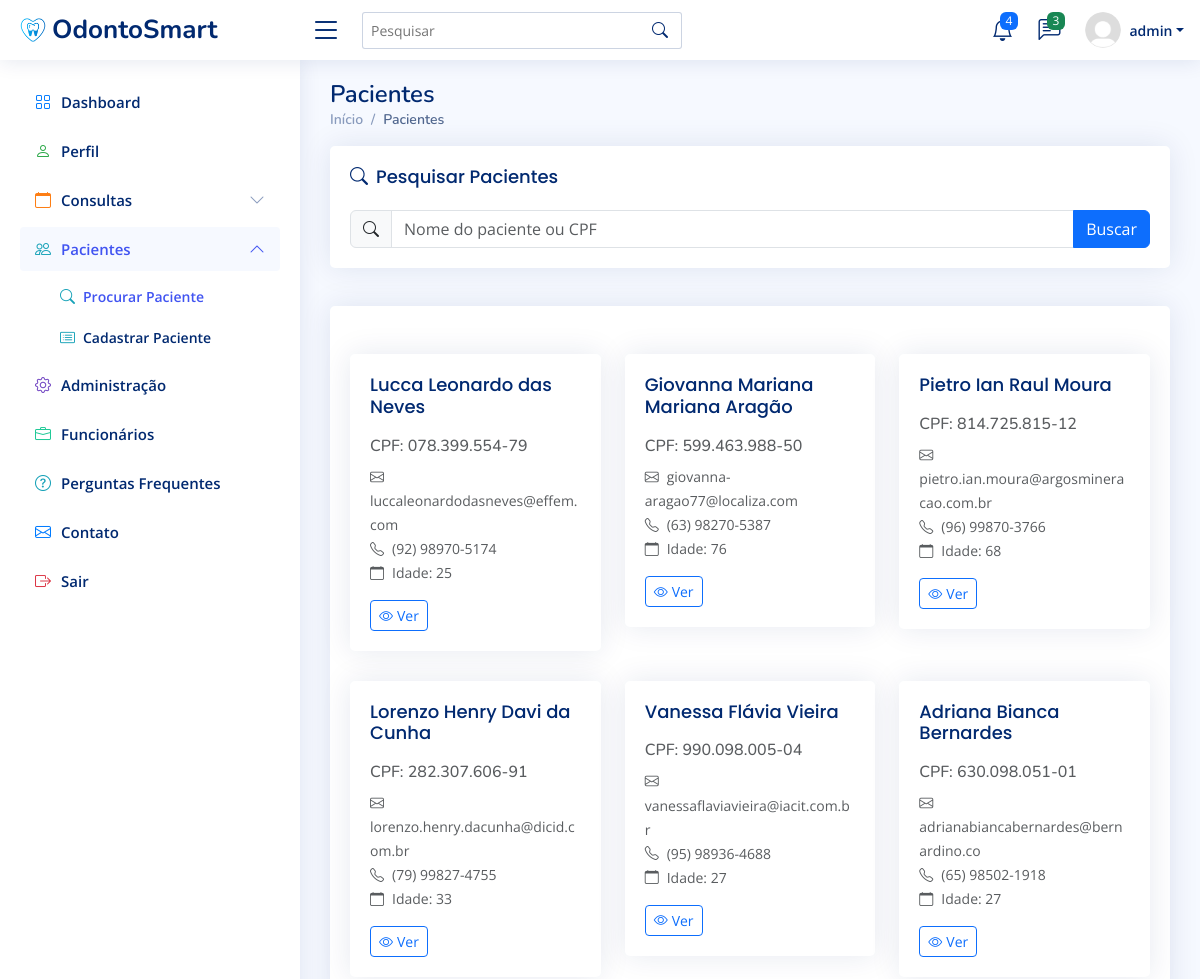
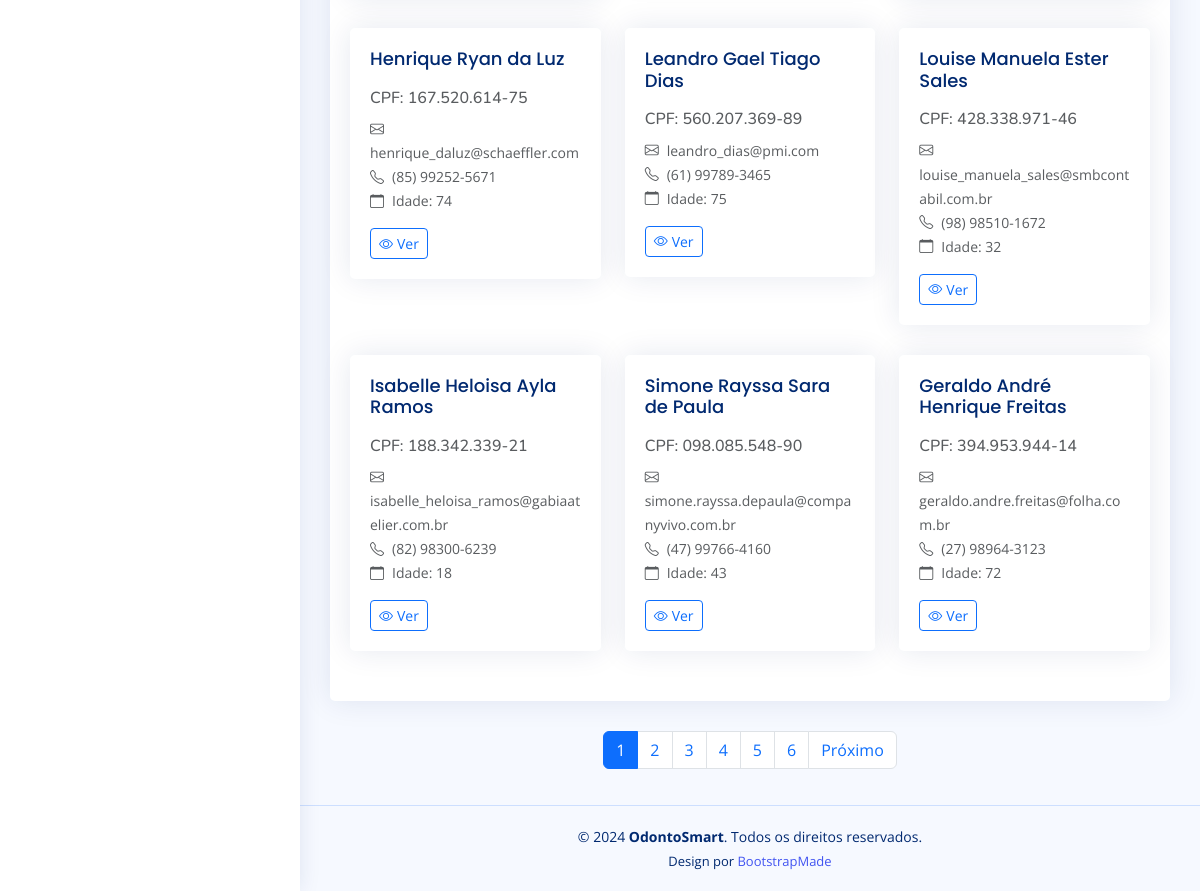
The page /procurar-paciente/ (signed in) on the database as committed earlier (2 pictures, top to bottom).
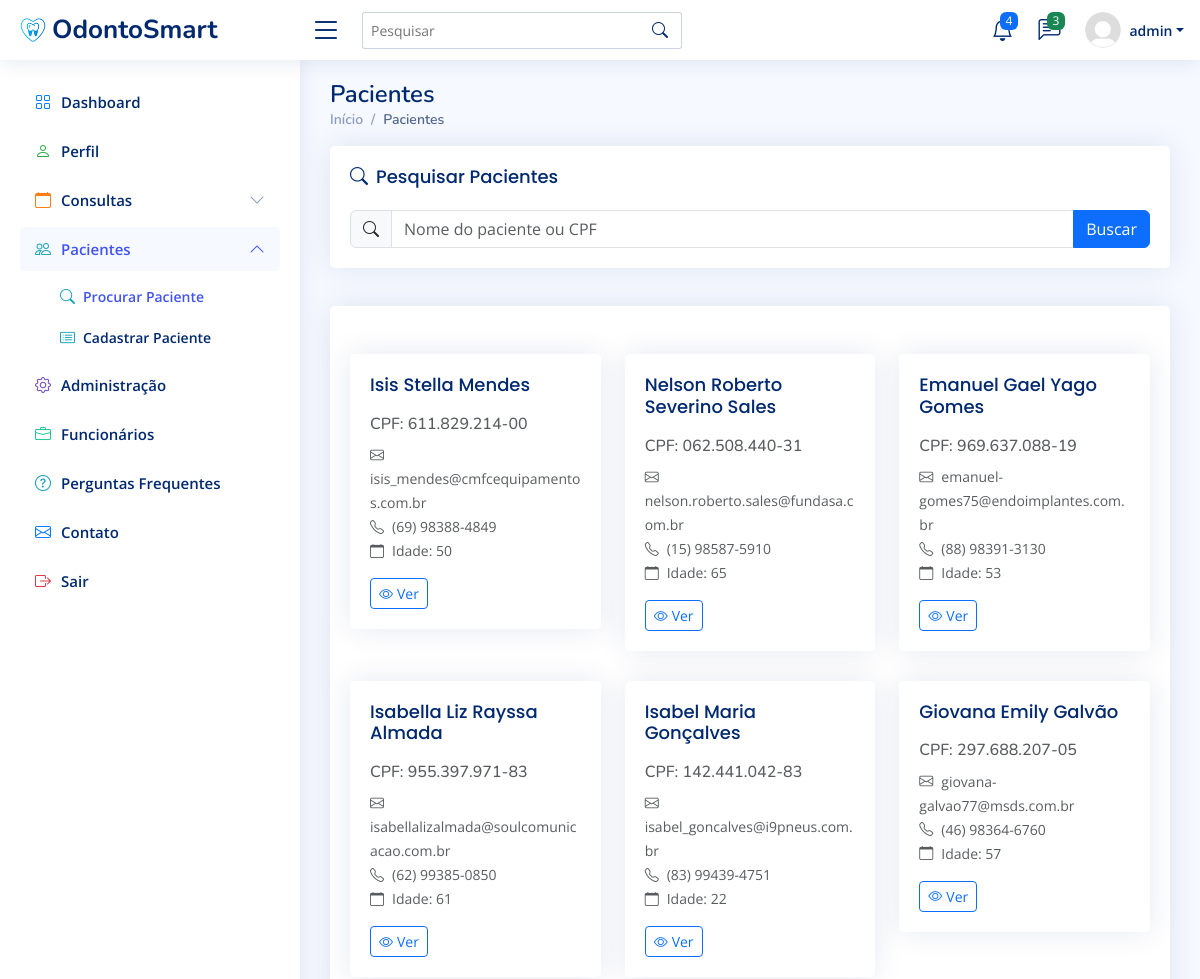
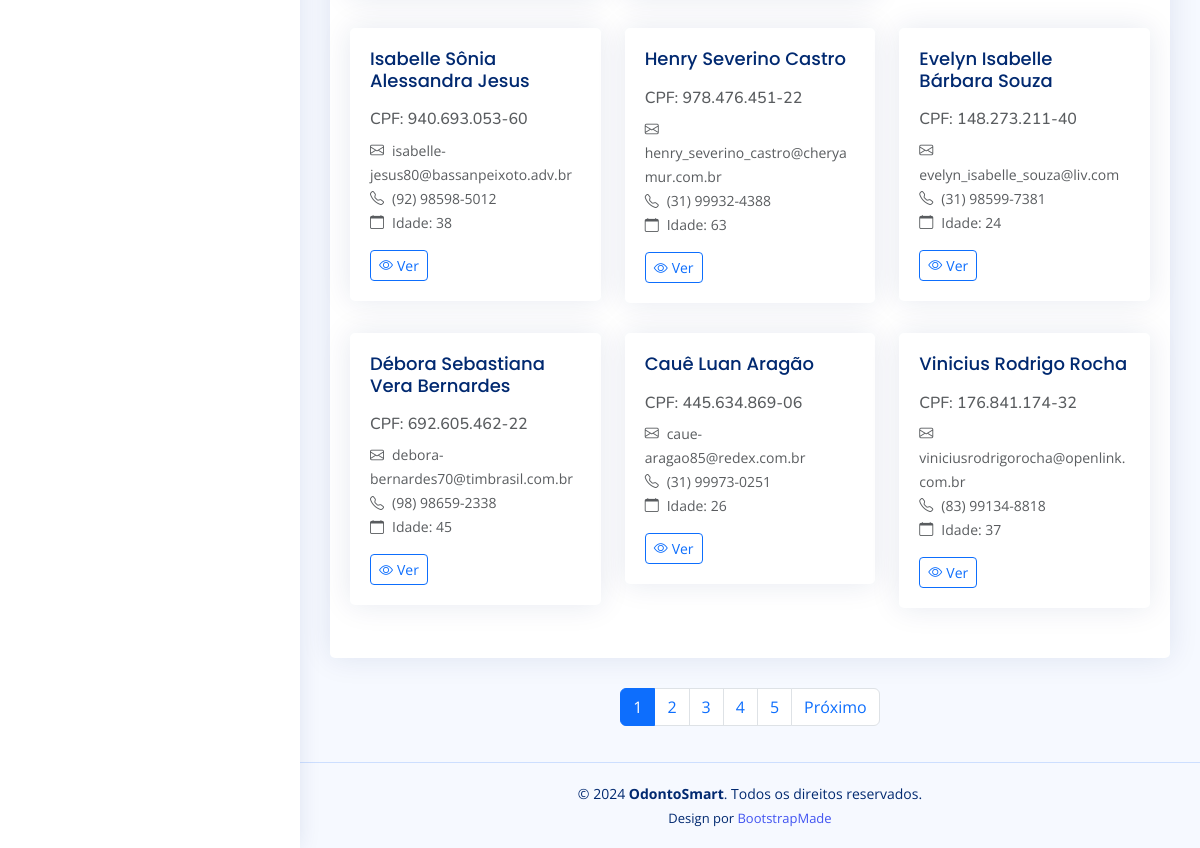
The same page on the database as committed later (2 pictures, top to bottom).
### clinicaMedica/models.py (models this page shows, shortened)
class Paciente(models.Model):
    cpf = models.CharField(max_length=14, unique=True)
    nome = models.CharField(max_length=50, blank=False)
    email = models.EmailField(unique=True, blank=False)
    telefone = models.CharField(max_length=50, blank=False)
    endereco = models.CharField(max_length=50, blank=False)
    data_de_nascimento = models.DateField(verbose_name="Data de Nascimento", blank=False)
    sexo = models.CharField(max_length=9, blank=False)
    estado = models.CharField(max_length=50, blank=False)
    cep = models.CharField(max_length=9, blank=True)
    date_joined = models.DateTimeField(verbose_name="Data do Cadastro", default=timezone.now)
    def calcular_idade(self):
        hoje = date.today()
        return hoje.year - self.data_de_nascimento.year - ((hoje.month, hoje.day) < (self.data_de_nascimento.month, self.data_de_nascimento.day))

### clinicaMedica/views.py (the view)
# urls.py: path('procurar-paciente/', views.procurar_paciente, name='procurar-paciente'),
@login_required
def procurar_paciente(request):
    query = request.GET.get('procurar')
    if query:
        lista_de_pacientes = Paciente.objects.filter(
            nome__icontains=query
            ).union(
                Paciente.objects.filter(cpf__icontains=query)
            ).order_by('-id')
    else:
        lista_de_pacientes = Paciente.objects.all().order_by('-id')  # Ordena os pacientes pelo id em ordem decrescente
    paginator = Paginator(lista_de_pacientes, 12)  # Mostra até 12 pacientes por página
    page_number = request.GET.get('page')
    page_obj = paginator.get_page(page_number)
    return render(request, 'procurar-paciente.html', {'page_obj': page_obj, 'query':query})

### clinicaMedica/models.py (called while the page is built)
    def first_two_names(self):
        parts = self.nome.split()
        if len(parts) == 1:
            name = self.nome
        elif len(parts) == 2:
            name = f"{parts[0]} {parts[1]}"
        else:
            name = f"{parts[0]} {parts[-1]}"
        if hasattr(self, 'dentista'):
            if self.dentista.sexo == 'masculino':
                return f"Dr. {name}"
            else:
                return f"Dra. {name}"
        return name

### clinicaMedica/templates/procurar-paciente.html (shortened to what the changed rows need)
{% load static %}
<!DOCTYPE html>
<html lang="pt-br">
  <head>
    <link
      href="{% static 'vendor/bootstrap/css/bootstrap.min.css' %}"
      rel="stylesheet"
    />
    <link
      href="{% static 'vendor/bootstrap-icons/bootstrap-icons.css' %}"
      rel="stylesheet"
    />
    <link
      href="{% static 'vendor/boxicons/css/boxicons.min.css' %}"
      rel="stylesheet"
    />
    <link href="{% static 'vendor/quill/quill.snow.css' %}" rel="stylesheet" />
    <link
      href="{% static 'vendor/quill/quill.bubble.css' %}"
      rel="stylesheet"
    />
    <link
      href="{% static 'vendor/remixicon/remixicon.css' %}"
      rel="stylesheet"
    />
    <link
      href="{% static 'vendor/simple-datatables/style.css' %}"
      rel="stylesheet"
    />
    <link href="{% static 'css/style.css' %}" rel="stylesheet" />
  </head>
  <body>
    <main id="main" class="main">
      <div class="pagetitle">
        <h1>Pacientes</h1>
      </div>
      <section class="card">
        <div class="card-body">
          <div class="row mt-5" id="patientList">
            {% for paciente in page_obj %}
            <div class="col-md-6 col-lg-4">
              <div class="card patient-card">
                <div class="card-body">
                  <h5 class="card-title">{{ paciente.nome }}</h5>
                  <h6 class="card-subtitle mb-2 text-muted">
                    CPF: {{ paciente.cpf }}
                  </h6>
                  <p class="card-text">
                    <small class="text-muted">
                      <i class="bi bi-envelope me-2"></i>{{ paciente.email }}<br />
                      <i class="bi bi-telephone me-2"></i>{{ paciente.telefone }}<br />
                      <i class="bi bi-calendar me-2"></i>Idade: {{ paciente.calcular_idade }}
                    </small>
                  </p>
                  <div class="d-flex justify-content-between">
                    <a href="#" class="btn btn-outline-primary btn-sm"
                      ><i class="bi bi-eye me-1"></i>Ver</a
                    >
                  </div>
                </div>
              </div>
            </div>
            {% endfor %}
          </div>
        </div>
      </section>
      <nav aria-label="Navegação de página">
        <ul class="pagination justify-content-center">
           {% for num in page_obj.paginator.page_range %}
          <li
            class="page-item {% if page_obj.number == num %}active{% endif %}"
          >
            <a class="page-link" href="?page={{ num }}">{{ num }}</a>
          </li>
          {% endfor %}
        </ul>
      </nav>
    </main>
  </body>
</html>

Rows that differ between the two databases and show on the page:
removed Paciente: nome "Lucca Leonardo das Neves", cpf "078.399.554-79", email "luccaleonardodasneves@effem.com", telefone "(92) 98970-5174", calcular_idade "25"
removed Paciente: nome "Giovanna Mariana Mariana Aragão", cpf "599.463.988-50", email "giovanna-aragao77@localiza.com", telefone "(63) 98270-5387", calcular_idade "76"
removed Paciente: nome "Pietro Ian Raul Moura", cpf "814.725.815-12", email "pietro.ian.moura@argosmineracao.com.br", telefone "(96) 99870-3766", calcular_idade "68"
removed Paciente: nome "Lorenzo Henry Davi da Cunha", cpf "282.307.606-91", email "lorenzo.henry.dacunha@dicid.com.br", telefone "(79) 99827-4755", calcular_idade "33"
removed Paciente: nome "Vanessa Flávia Vieira", cpf "990.098.005-04", email "vanessaflaviavieira@iacit.com.br", telefone "(95) 98936-4688", calcular_idade "27"
removed Paciente: nome "Adriana Bianca Bernardes", cpf "630.098.051-01", email "adrianabiancabernardes@bernardino.co", telefone "(65) 98502-1918", calcular_idade "27"
removed Paciente: nome "Henrique Ryan da Luz", cpf "167.520.614-75", email "henrique_daluz@schaeffler.com", telefone "(85) 99252-5671", calcular_idade "74"
removed Paciente: nome "Leandro Gael Tiago Dias", cpf "560.207.369-89", email "leandro_dias@pmi.com", telefone "(61) 99789-3465", calcular_idade "75"
removed Paciente: nome "Louise Manuela Ester Sales", cpf "428.338.971-46", email "louise_manuela_sales@smbcontabil.com.br", telefone "(98) 98510-1672", calcular_idade "32"
removed Paciente: nome "Isabelle Heloisa Ayla Ramos", cpf "188.342.339-21", email "isabelle_heloisa_ramos@gabiaatelier.com.br", telefone "(82) 98300-6239", calcular_idade "18"
removed Paciente: nome "Simone Rayssa Sara de Paula", cpf "098.085.548-90", email "simone.rayssa.depaula@companyvivo.com.br", telefone "(47) 99766-4160", calcular_idade "43"
removed Paciente: nome "Geraldo André Henrique Freitas", cpf "394.953.944-14", email "geraldo.andre.freitas@folha.com.br", telefone "(27) 98964-3123", calcular_idade "72"
added Paciente: nome "Isis Stella Mendes", cpf "611.829.214-00", email "isis_mendes@cmfcequipamentos.com.br", telefone "(69) 98388-4849", calcular_idade "50"
added Paciente: nome "Nelson Roberto Severino Sales", cpf "062.508.440-31", email "nelson.roberto.sales@fundasa.com.br", telefone "(15) 98587-5910", calcular_idade "65"
added Paciente: nome "Emanuel Gael Yago Gomes", cpf "969.637.088-19", email "emanuel-gomes75@endoimplantes.com.br", telefone "(88) 98391-3130", calcular_idade "53"
added Paciente: nome "Isabella Liz Rayssa Almada", cpf "955.397.971-83", email "isabellalizalmada@soulcomunicacao.com.br", telefone "(62) 99385-0850", calcular_idade "61"
added Paciente: nome "Isabel Maria Gonçalves", cpf "142.441.042-83", email "isabel_goncalves@i9pneus.com.br", telefone "(83) 99439-4751", calcular_idade "22"
added Paciente: nome "Giovana Emily Galvão", cpf "297.688.207-05", email "giovana-galvao77@msds.com.br", telefone "(46) 98364-6760", calcular_idade "57"
added Paciente: nome "Isabelle Sônia Alessandra Jesus", cpf "940.693.053-60", email "isabelle-jesus80@bassanpeixoto.adv.br", telefone "(92) 98598-5012", calcular_idade "38"
added Paciente: nome "Henry Severino Castro", cpf "978.476.451-22", email "henry_severino_castro@cheryamur.com.br", telefone "(31) 99932-4388", calcular_idade "63"
added Paciente: nome "Evelyn Isabelle Bárbara Souza", cpf "148.273.211-40", email "evelyn_isabelle_souza@liv.com", telefone "(31) 98599-7381", calcular_idade "24"
added Paciente: nome "Débora Sebastiana Vera Bernardes", cpf "692.605.462-22", email "debora-bernardes70@timbrasil.com.br", telefone "(98) 98659-2338", calcular_idade "45"
added Paciente: nome "Cauê Luan Aragão", cpf "445.634.869-06", email "caue-aragao85@redex.com.br", telefone "(31) 99973-0251", calcular_idade "26"
now on this page (row edited): Paciente: nome "Vinicius Rodrigo Rocha", cpf "176.841.174-32", email "viniciusrodrigorocha@openlink.com.br", telefone "(83) 99134-8818", calcular_idade "37"
Other text that changed with them:
list line gone: "6"
